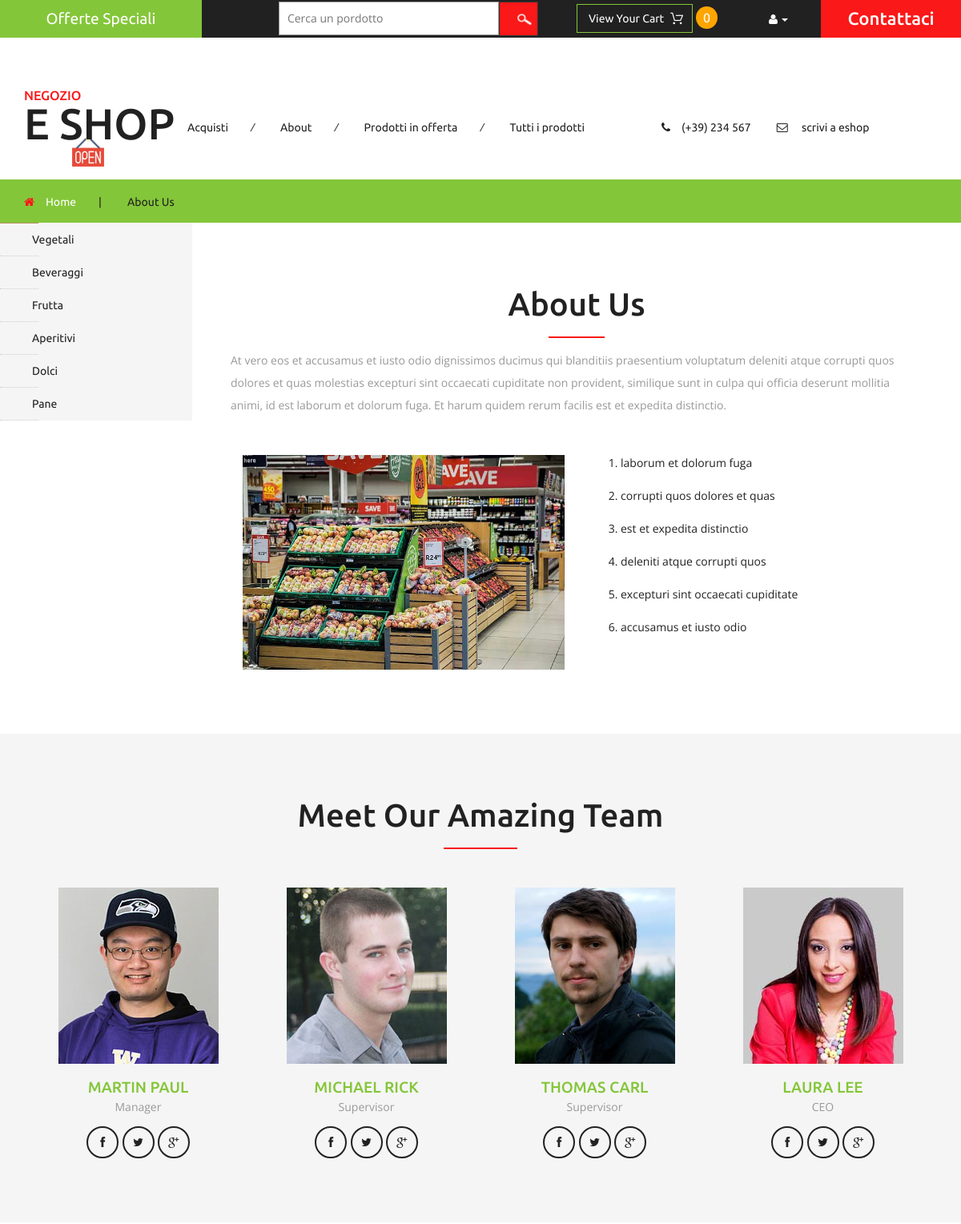
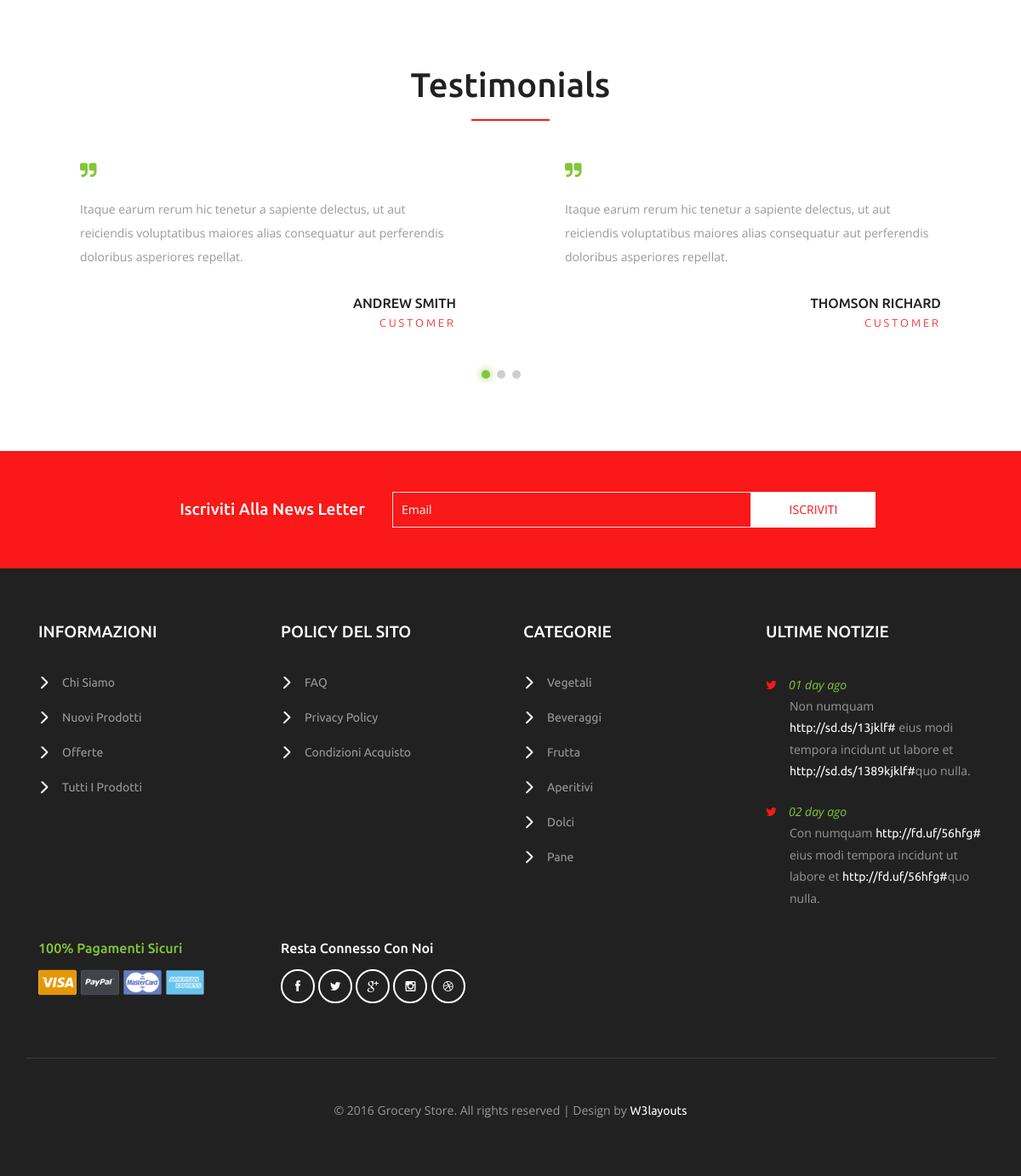
Page /about.php on the committed database (2 pictures, top to bottom).
### tables this page shows
CREATE TABLE `categories` (
  `id` int(11) NOT NULL,
  `name` varchar(150) NOT NULL
);

### Class/Categoria.php (the view)
<?php
class Categoria
{
    public function mostra_categoria($dbConn)
    {
        $q = $sql="SELECT * FROM `categories`" ;
        $this->smt = $dbConn->prepare($q);
        $this->smt->execute();
        while ($this->row = $this->smt->fetch(PDO::FETCH_ASSOC)) { ?>
            <li><a href="categoria.php?cat=<?php echo $this->row['id'];?>"><?php echo $this->row['name'];?></a></li>
     <?php }
    }
}
?>

### rows in the picture
categories: name "Vegetali"
categories: name "Beveraggi"
categories: name "Frutta"
categories: name "Aperitivi"
categories: name "Dolci"
categories: name "Pane"
